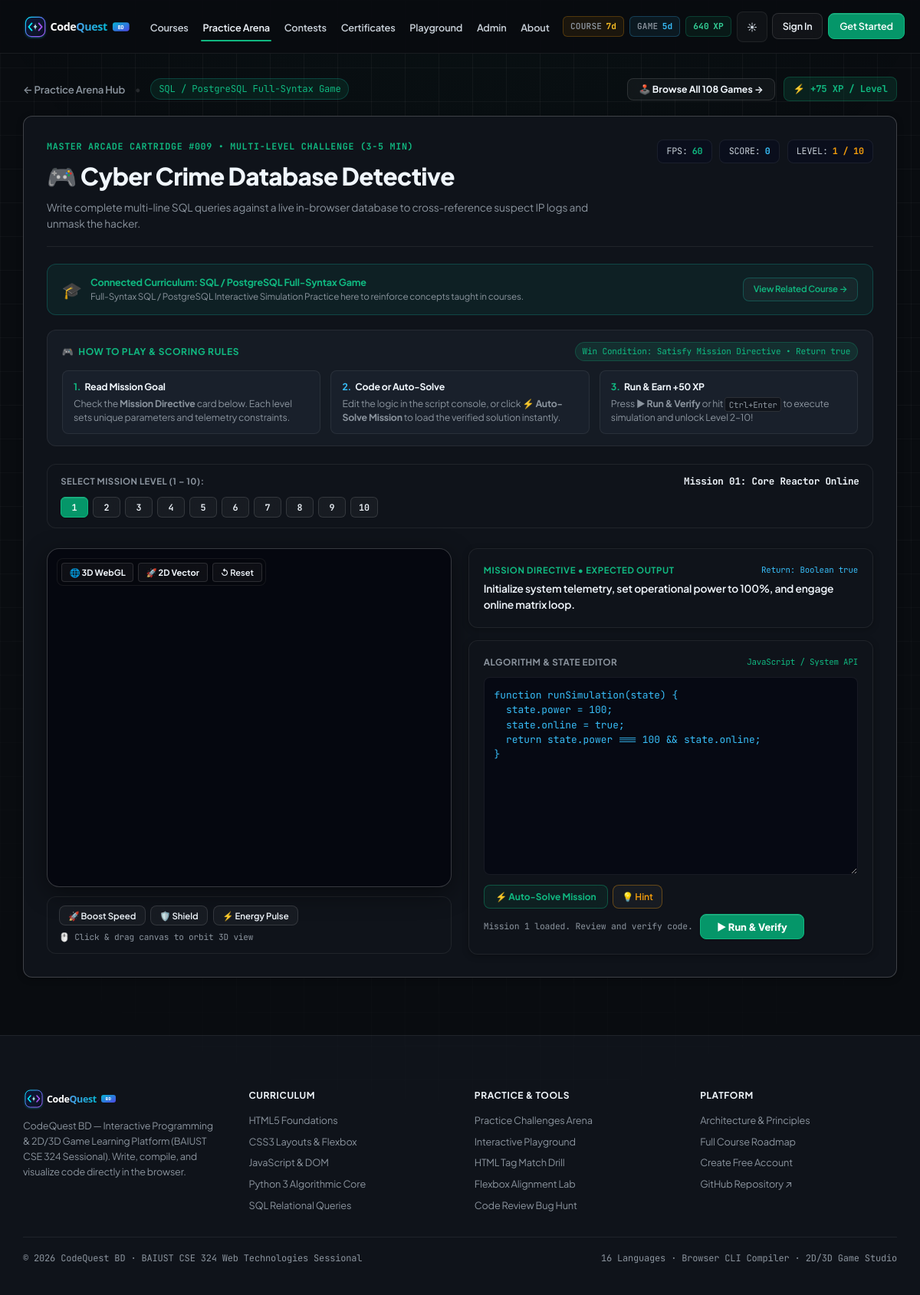
The app's page /games/cyber-crime-detective/ with its own data.
### learn/models.py (models this page shows, shortened)
class Game(models.Model):
    slug = models.SlugField(max_length=60, unique=True)
    title = models.CharField(max_length=120)
    tagline = models.CharField(max_length=240)
    description = models.TextField()
    category = models.CharField(max_length=80, default="Syntax Drill")
    difficulty = models.CharField(max_length=40, default="Beginner (1-2 min)")
    icon_svg = models.TextField(blank=True, default="")
    xp_per_win = models.PositiveIntegerField(default=50)
    order = models.PositiveIntegerField(default=0)
    class Meta:
        ordering = ["order", "id"]

### learn/views.py (the view)
# urls.py: path("games/<slug:game_slug>/", views.game_play, name="game_play"),
def game_play(request, game_slug):
    game = get_object_or_404(Game, slug=game_slug)
    specific_template = f"games/{game_slug.replace('-', '_')}.html"
    try:
        from django.template.loader import select_template
        t = select_template([specific_template, "games/arcade_player.html"])
        template_name = t.template.name
    except Exception:
        template_name = "games/arcade_player.html"
    all_games = Game.objects.all().order_by("order")
    related_games = Game.objects.filter(category=game.category).exclude(id=game.id)[:8]
    return render(request, template_name, {
        "game": game,
        "all_games": all_games,
        "related_games": related_games,
    })

### templates/games/arcade_player.html (shortened to what this page needs)
{% extends "base.html" %}
{% load static %}
{% block content %}
<div class="shell" style="padding-top: 2rem; padding-bottom: 5rem;">
  <div style="margin-bottom: 1.25rem; display: flex; flex-wrap: wrap; justify-content: space-between; align-items: center; gap: 1rem;">
    <div style="display: flex; align-items: center; gap: 0.85rem;">
      <a href="{% url 'games_hub' %}?mode=arcade" style="font-size: 0.88rem; color: var(--text-muted); text-decoration: none; display: inline-flex; align-items: center; gap: 0.4rem; font-weight: 600;">
        &larr; Practice Arena Hub
      </a>
      <span style="color: var(--border-medium);">&bull;</span>
      <span style="font-size: 0.82rem; font-family: var(--font-mono); color: var(--accent); background: var(--accent-subtle); padding: 0.2rem 0.65rem; border-radius: 999px; border: 1px solid rgba(20, 184, 166, 0.25);">
        {{ game.category }}
      </span>
    </div>
    <div style="display: flex; align-items: center; gap: 0.75rem;">
      <button id="openCatalogDrawerBtn" class="btn btn-ghost" style="font-size: 0.82rem; padding: 0.35rem 0.95rem; border-color: var(--border-medium); font-weight: 700; color: var(--text-primary);">
        🕹️ Browse All 108 Games &rarr;
      </button>
      <span style="font-size: 0.82rem; font-family: var(--font-mono); font-weight: 700; color: #10b981; background: var(--success-subtle); padding: 0.35rem 0.75rem; border-radius: var(--radius-sm); border: 1px solid rgba(16, 185, 129, 0.25);">
        ⚡ +{{ game.xp_per_win }} XP / Level
      </span>
    </div>
  </div>
  <div class="cq-card" style="padding: 2rem; border: 1px solid var(--border-strong);">
    <div style="display: flex; flex-wrap: wrap; justify-content: space-between; align-items: flex-start; gap: 1.5rem; margin-bottom: 1.5rem; padding-bottom: 1.25rem; border-bottom: 1px solid var(--border-subtle);">
      <div>
        <div style="font-size: 0.78rem; font-family: var(--font-mono); color: var(--accent); text-transform: uppercase; font-weight: 700; letter-spacing: 0.06em;">
          Master Arcade Cartridge #{{ game.order|stringformat:"03d" }} &bull; {{ game.difficulty }}
        </div>
        <h1 style="font-size: clamp(1.6rem, 2.8vw, 2.1rem); font-weight: 800; color: var(--text-primary); margin: 0.25rem 0 0.4rem; letter-spacing: -0.02em;">
          {{ game.icon_svg }} {{ game.title }}
        </h1>
        <p style="font-size: 0.92rem; color: var(--text-muted); margin: 0; max-width: 720px; line-height: 1.5;">
          {{ game.description }}
        </p>
      </div>
      <div style="display: flex; flex-wrap: wrap; gap: 0.65rem; align-items: center;">
        <div class="arcade-hud-pill">
          <span>FPS:</span>
          <strong id="hudFps" style="color: #10b981;">60</strong>
        </div>
        <div class="arcade-hud-pill">
          <span>SCORE:</span>
          <strong id="hudScore" style="color: #38bdf8;">0</strong>
        </div>
        <div class="arcade-hud-pill">
          <span>LEVEL:</span>
          <strong id="hudLevelBadge" style="color: #f59e0b;">1 / 10</strong>
        </div>
      </div>
    </div>
    <div style="background: rgba(20, 184, 166, 0.08); border: 1px solid rgba(20, 184, 166, 0.25); border-radius: var(--radius-md); padding: 0.85rem 1.25rem; margin-bottom: 1.25rem; display: flex; align-items: center; justify-content: space-between; gap: 1rem; flex-wrap: wrap;">
      <div style="display: flex; align-items: center; gap: 0.75rem;">
        <span style="font-size: 1.4rem;">🎓</span>
        <div>
          <div style="font-size: 0.84rem; font-weight: 700; color: var(--accent);">Connected Curriculum: {{ game.category }}</div>
          <div style="font-size: 0.78rem; color: var(--text-muted);">{{ game.tagline }} Practice here to reinforce concepts taught in courses.</div>
        </div>
      </div>
      <a href="{% url 'catalogue' %}" class="btn btn-ghost" style="font-size: 0.76rem; padding: 0.35rem 0.85rem; border-color: rgba(20, 184, 166, 0.3); color: var(--accent);">
        View Related Course &rarr;
      </a>
    </div>
    <div style="background: var(--bg-surface-elevated); border: 1px solid var(--border-subtle); border-radius: var(--radius-md); padding: 1rem 1.25rem; margin-bottom: 1.5rem;">
      <div style="display: flex; justify-content: space-between; align-items: center; margin-bottom: 0.75rem; flex-wrap: wrap; gap: 0.5rem;">
        <span style="font-size: 0.8rem; font-weight: 700; color: var(--accent); text-transform: uppercase; letter-spacing: 0.05em; display: flex; align-items: center; gap: 0.4rem;">
          <span>🎮</span> <span>How to Play &amp; Scoring Rules</span>
        </span>
        <span style="font-size: 0.74rem; font-family: var(--font-mono); color: #10b981; background: rgba(16, 185, 129, 0.12); padding: 0.2rem 0.6rem; border-radius: 999px; border: 1px solid rgba(16, 185, 129, 0.25);">
          Win Condition: Satisfy Mission Directive &bull; Return true
        </span>
      </div>
      <div style="display: grid; grid-template-columns: repeat(auto-fit, minmax(220px, 1fr)); gap: 0.85rem; font-size: 0.82rem;">
        <div style="background: var(--bg-panel); padding: 0.75rem 0.95rem; border-radius: var(--radius-sm); border: 1px solid var(--border-subtle);">
          <div style="font-weight: 700; color: var(--text-primary); margin-bottom: 0.25rem; display: flex; align-items: center; gap: 0.35rem;">
            <span style="color: var(--accent);">1.</span> Read Mission Goal
          </div>
          <div style="color: var(--text-muted); line-height: 1.45;">Check the <strong>Mission Directive</strong> card below. Each level sets unique parameters and telemetry constraints.</div>
        </div>
        <div style="background: var(--bg-panel); padding: 0.75rem 0.95rem; border-radius: var(--radius-sm); border: 1px solid var(--border-subtle);">
          <div style="font-weight: 700; color: var(--text-primary); margin-bottom: 0.25rem; display: flex; align-items: center; gap: 0.35rem;">
            <span style="color: #38bdf8;">2.</span> Code or Auto-Solve
          </div>
          <div style="color: var(--text-muted); line-height: 1.45;">Edit the logic in the script console, or click <strong>⚡ Auto-Solve Mission</strong> to load the verified solution instantly.</div>
        </div>
        <div style="background: var(--bg-panel); padding: 0.75rem 0.95rem; border-radius: var(--radius-sm); border: 1px solid var(--border-subtle);">
          <div style="font-weight: 700; color: var(--text-primary); margin-bottom: 0.25rem; display: flex; align-items: center; gap: 0.35rem;">
            <span style="color: #10b981;">3.</span> Run &amp; Earn +50 XP
          </div>
          <div style="color: var(--text-muted); line-height: 1.45;">Press <strong>▶ Run &amp; Verify</strong> or hit <kbd style="font-family: var(--font-mono); font-size: 0.72rem; padding: 0.1rem 0.3rem; background: var(--bg-surface); border: 1px solid var(--border-medium); border-radius: 3px;">Ctrl+Enter</kbd> to execute simulation and unlock Level 2–10!</div>
        </div>
      </div>
    </div>
    <div style="margin-bottom: 1.75rem; background: var(--bg-surface); border: 1px solid var(--border-subtle); border-radius: var(--radius-md); padding: 0.85rem 1.15rem;">
      <div style="display: flex; justify-content: space-between; align-items: center; margin-bottom: 0.65rem; flex-wrap: wrap; gap: 0.5rem;">
        <span style="font-size: 0.76rem; font-weight: 700; color: var(--text-muted); text-transform: uppercase; letter-spacing: 0.04em;">
          Select Mission Level (1 – 10):
        </span>
        <span id="activeLevelTitle" style="font-size: 0.84rem; font-weight: 700; color: var(--text-primary); font-family: var(--font-mono);">
        </span>
      </div>
      <div id="levelPillsContainer" style="display: flex; gap: 0.4rem; flex-wrap: wrap;">
      </div>
    </div>
    <div style="display: grid; grid-template-columns: repeat(auto-fit, minmax(360px, 1fr)); gap: 1.5rem; align-items: stretch;">
      <div style="display: flex; flex-direction: column; gap: 0.75rem;">
        <div class="arcade-viewport" id="viewportContainer">
          <div style="position: absolute; top: 12px; left: 12px; z-index: 10; display: flex; gap: 0.4rem; background: rgba(7, 8, 14, 0.85); backdrop-filter: blur(12px); padding: 0.3rem; border-radius: var(--radius-sm); border: 1px solid var(--border-subtle);">
            <button id="viewMode3dBtn" class="btn btn-ghost" style="padding: 0.25rem 0.65rem; font-size: 0.74rem; border-radius: 4px; font-weight: 700;">
              🌐 3D WebGL
            </button>
            <button id="viewMode2dBtn" class="btn btn-ghost" style="padding: 0.25rem 0.65rem; font-size: 0.74rem; border-radius: 4px; font-weight: 700;">
              🚀 2D Vector
            </button>
            <button id="resetSimBtn" class="btn btn-ghost" style="padding: 0.25rem 0.65rem; font-size: 0.74rem; border-radius: 4px;">
              ↺ Reset
            </button>
          </div>
          <div id="threeCanvasMount" style="width: 100%; height: 100%; min-height: 440px; cursor: grab;"></div>
        </div>
        <div style="background: var(--bg-surface); border: 1px solid var(--border-subtle); border-radius: var(--radius-md); padding: 0.75rem 1rem; display: flex; flex-wrap: wrap; justify-content: space-between; align-items: center; gap: 0.5rem;">
          <div style="display: flex; gap: 0.45rem; flex-wrap: wrap; align-items: center;">
            <button id="actBoostBtn" class="btn btn-ghost" style="padding: 0.3rem 0.75rem; font-size: 0.76rem; border-color: var(--border-medium);" title="Boost rotation and spin speed">
              🚀 Boost Speed
            </button>
            <button id="actShieldBtn" class="btn btn-ghost" style="padding: 0.3rem 0.75rem; font-size: 0.76rem; border-color: var(--border-medium);" title="Toggle wireframe vector shield">
              🛡️ Shield
            </button>
            <button id="actPulseBtn" class="btn btn-ghost" style="padding: 0.3rem 0.75rem; font-size: 0.76rem; border-color: var(--border-medium);" title="Emit bright energy shockwave">
              ⚡ Energy Pulse
            </button>
          </div>
          <span style="font-size: 0.74rem; font-family: var(--font-mono); color: var(--text-muted);">
            🖱️ Click &amp; drag canvas to orbit 3D view
          </span>
        </div>
      </div>
      <div style="display: flex; flex-direction: column; gap: 1rem;">
        <div class="cq-card" style="padding: 1.25rem; background: var(--bg-surface); border: 1px solid var(--border-subtle);">
          <div style="display: flex; justify-content: space-between; align-items: center; margin-bottom: 0.35rem;">
            <div style="font-size: 0.76rem; font-weight: 700; color: var(--accent); text-transform: uppercase; letter-spacing: 0.05em;">
              Mission Directive &bull; Expected Output
            </div>
            <span style="font-size: 0.72rem; font-family: var(--font-mono); color: #38bdf8;">Return: Boolean true</span>
          </div>
          <div id="missionObjectiveText" style="font-size: 0.92rem; color: var(--text-primary); font-weight: 600; line-height: 1.5;">
          </div>
        </div>
        <div class="cq-card" style="flex: 1; padding: 1.25rem; background: var(--bg-surface); border: 1px solid var(--border-subtle); display: flex; flex-direction: column;">
          <div style="display: flex; justify-content: space-between; align-items: center; margin-bottom: 0.65rem;">
            <span style="font-size: 0.78rem; font-weight: 700; color: var(--text-muted); text-transform: uppercase; letter-spacing: 0.04em;">
              Algorithm &amp; State Editor
            </span>
            <span style="font-size: 0.72rem; font-family: var(--font-mono); color: var(--accent);">JavaScript / System API</span>
          </div>
          <textarea id="arcadeCodeEditor" class="code-editor" style="flex: 1; min-height: 180px; width: 100%; background: #060913; border: 1px solid var(--border-subtle); border-radius: var(--radius-sm); padding: 0.85rem; font-family: var(--font-mono); font-size: 0.86rem; color: #38bdf8; resize: vertical; line-height: 1.5;" spellcheck="false">// Mission Script: {{ game.title }}
function runSimulation(state) {
  state.power = 100;
  state.active = true;
  state.velocity += 1.5;
  return state.velocity >= 5.0;
}</textarea>
          <div style="margin-top: 0.85rem; display: flex; justify-content: space-between; align-items: center; flex-wrap: wrap; gap: 0.5rem;">
            <div style="display: flex; gap: 0.45rem; align-items: center;">
              <button id="btnAutoSolveScript" class="btn btn-ghost" style="padding: 0.45rem 0.95rem; font-size: 0.8rem; font-weight: 700; color: #10b981; border-color: rgba(16, 185, 129, 0.35); background: rgba(16, 185, 129, 0.08);" title="Auto-populate the verified winning algorithm">
                ⚡ Auto-Solve Mission
              </button>
              <button id="btnHintScript" class="btn btn-ghost" style="padding: 0.45rem 0.75rem; font-size: 0.8rem; color: #f59e0b; border-color: rgba(245, 158, 11, 0.35);" title="View a hint for this level">
                💡 Hint
              </button>
            </div>
            <div style="display: flex; gap: 0.65rem; align-items: center;">
              <span id="consoleStatusText" style="font-size: 0.76rem; color: var(--text-muted); font-family: var(--font-mono);">
              </span>
              <button id="btnExecuteScript" class="btn btn-primary" style="padding: 0.5rem 1.4rem; font-size: 0.86rem; font-weight: 800;">
                ▶ Run &amp; Verify
              </button>
            </div>
          </div>
        </div>
      </div>
    </div>
  </div>
</div>
{% endblock %}

### records on screen
Game: category "SQL / PostgreSQL Full-Syntax Game", xp_per_win "75", order "009", difficulty "MULTI-LEVEL CHALLENGE (3-5 MIN)", icon_svg "🎮", title "Cyber Crime Database Detective", description "Write complete multi-line SQL queries against a live in-browser database to cross-reference suspect IP logs and unmask the hacker.", tagline "Full-Syntax SQL / PostgreSQL Interactive Simulation", title "function runSimulation(state) { state.power = 100; state.online = true; return state.power === 100 && state.online; }"

### other values on screen
{{ course_streak|default:user_streak }} "7"
{{ game_streak|default:5 }} "5"
{{ user_xp }} "640"
